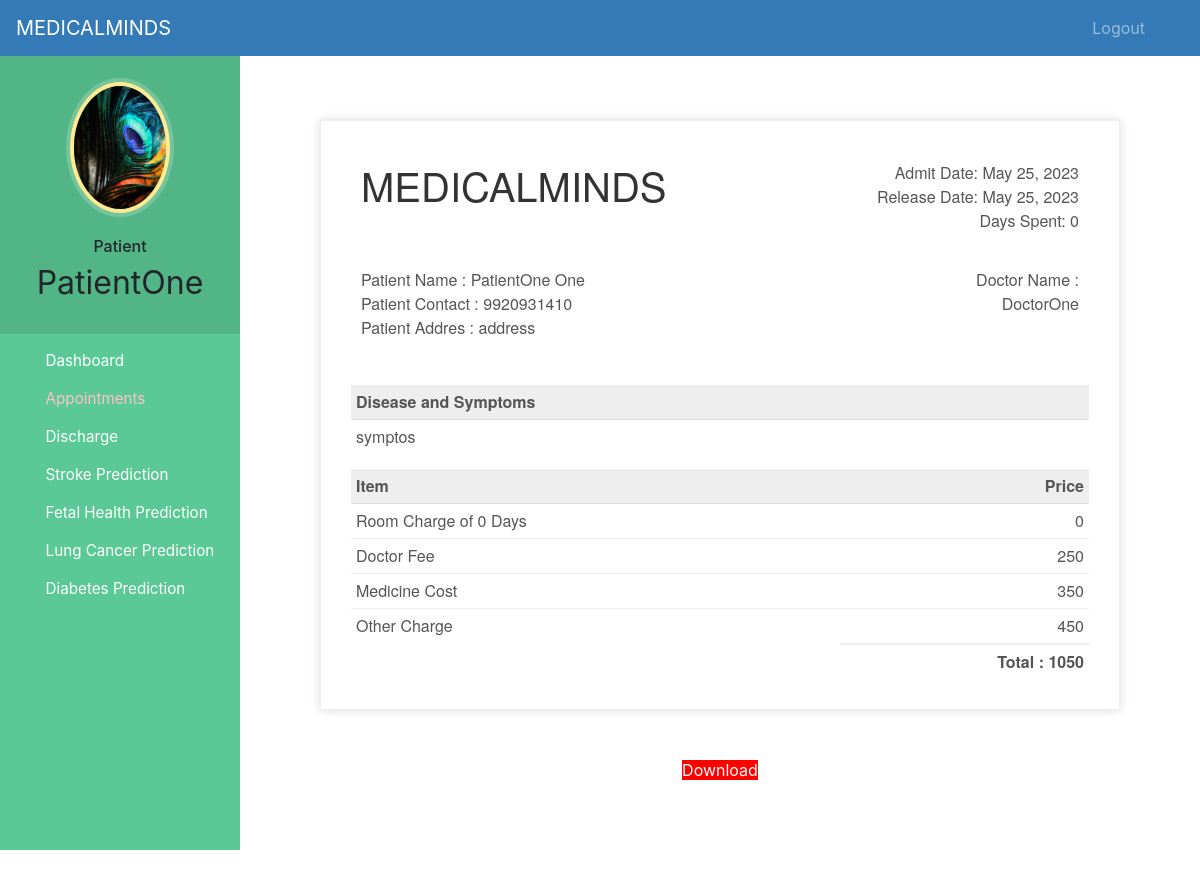
The app's page /patient-discharge (signed in) with its own data.
### hospital/models.py (models this page shows, shortened)
class Patient(models.Model):
    user=models.OneToOneField(User,on_delete=models.CASCADE)
    profile_pic= models.ImageField(upload_to='profile_pic/PatientProfilePic/',null=True,blank=True)
    address = models.CharField(max_length=40)
    mobile = models.CharField(max_length=20,null=False)
    symptoms = models.CharField(max_length=100,null=False)
    assignedDoctorId = models.PositiveIntegerField(null=True)
    admitDate=models.DateField(auto_now=True)
    status=models.BooleanField(default=False)
    @property
    def get_name(self):
        return self.user.first_name+" "+self.user.last_name
    def __str__(self):
        return self.user.first_name+" ("+self.symptoms+")"

class PatientDischargeDetails(models.Model):
    patientId=models.PositiveIntegerField(null=True)
    patientName=models.CharField(max_length=40)
    assignedDoctorName=models.CharField(max_length=40)
    address = models.CharField(max_length=40)
    mobile = models.CharField(max_length=20,null=True)
    symptoms = models.CharField(max_length=100,null=True)
    admitDate=models.DateField(null=False)
    releaseDate=models.DateField(null=False)
    daySpent=models.PositiveIntegerField(null=False)
    roomCharge=models.PositiveIntegerField(null=False)
    medicineCost=models.PositiveIntegerField(null=False)
    doctorFee=models.PositiveIntegerField(null=False)
    OtherCharge=models.PositiveIntegerField(null=False)
    total=models.PositiveIntegerField(null=False)

### hospital/views.py (the view)
# urls.py: path('patient-discharge', views.patient_discharge_view,name='patient-discharge'),
@login_required(login_url='patientlogin')
@user_passes_test(is_patient)
def patient_discharge_view(request):
    patient=models.Patient.objects.get(user_id=request.user.id) #for profile picture of patient in sidebar
    dischargeDetails=models.PatientDischargeDetails.objects.all().filter(patientId=patient.id).order_by('-id')[:1]
    patientDict=None
    if dischargeDetails:
        patientDict ={
        'is_discharged':True,
        'patient':patient,
        'patientId':patient.id,
        'patientName':patient.get_name,
        'assignedDoctorName':dischargeDetails[0].assignedDoctorName,
        'address':patient.address,
        'mobile':patient.mobile,
        'symptoms':patient.symptoms,
        'admitDate':patient.admitDate,
        'releaseDate':dischargeDetails[0].releaseDate,
        'daySpent':dischargeDetails[0].daySpent,
        'medicineCost':dischargeDetails[0].medicineCost,
        'roomCharge':dischargeDetails[0].roomCharge,
        'doctorFee':dischargeDetails[0].doctorFee,
        'OtherCharge':dischargeDetails[0].OtherCharge,
        'total':dischargeDetails[0].total,
        }
        print(patientDict)
    else:
        patientDict={
            'is_discharged':False,
            'patient':patient,
            'patientId':request.user.id,
        }
    return render(request,'hospital/patient_discharge.html',context=patientDict)

### hospital/views.py (called while the page is built)
def is_patient(user):
    return user.groups.filter(name='PATIENT').exists()

### templates/hospital/patient_discharge.html (shortened to what this page needs)
{% extends 'hospital/patient_base.html' %} {% load static %} {% block content %}
<head>
</head>
<br /><br /><br />
{%if is_discharged%}
<div class="invoice-box">
	<table cellpadding="0" cellspacing="0">
		<tr class="top">
			<td colspan="2">
				<table>
					<tr>
						<td class="title">
							<h1>MEDICALMINDS</h1>
						</td>
						<td>
							Admit Date: {{admitDate}}<br />
							Release Date: {{releaseDate}}<br />
							Days Spent: {{daySpent}}
						</td>
					</tr>
				</table>
			</td>
		</tr>
		<tr class="information">
			<td colspan="2">
				<table>
					<tr>
						<td>
							Patient Name : {{patientName}}<br />
							Patient Contact : {{mobile}}<br />
							Patient Addres : {{address}}<br />
						</td>
						<td>
							Doctor Name :<br />
							{{assignedDoctorName}}<br />
						</td>
					</tr>
				</table>
			</td>
		</tr>
		<tr class="heading">
			<td>Disease and Symptoms</td>
			<td></td>
		</tr>
		<tr class="details">
			<td>{{symptoms}}</td>
		</tr>
		<tr class="heading">
			<td>Item</td>
			<td>Price</td>
		</tr>
		<tr class="item">
			<td>Room Charge of {{daySpent}} Days</td>
			<td>{{roomCharge}}</td>
		</tr>
		<tr class="item">
			<td>Doctor Fee</td>
			<td>{{doctorFee}}</td>
		</tr>
		<tr class="item">
			<td>Medicine Cost</td>
			<td>{{medicineCost}}</td>
		</tr>
		<tr class="item last">
			<td>Other Charge</td>
			<td>{{OtherCharge}}</td>
		</tr>
		<tr class="total">
			<td></td>
			<td>Total : {{total}}</td>
		</tr>
	</table>
</div>
<br /><br />
<div class="download">
	<a
		style="background: red; width: 500px"
		href="{% url 'download-pdf' patientId  %}"
		>Download</a
	>
</div>
{% else %}
<h5 style="text-align: center">You Are Not Discharged By MEDICALMINDS !</h5>
<br /><br />
<h6 style="text-align: center">
	You Can Download Invoice after getting discharged.
</h6>
{% endif %}
<br /><br /><br /><br /><br /><br /><br /><br />
{% endblock content %}

### templates/hospital/patient_base.html (shortened to what this page needs)
<!DOCTYPE html>
{% load static %}
<html lang="en">
	<head>
		<link
			rel="stylesheet"
			href="https://stackpath.bootstrapcdn.com/bootstrap/4.3.1/css/bootstrap.min.css"
		/>
		<link
			rel="stylesheet"
			href="https://maxcdn.bootstrapcdn.com/font-awesome/4.7.0/css/font-awesome.min.css"
		/>
	</head>
	<body>
		<nav class="menu" tabindex="0">
			<header class="avatar">
				<img src="{% static patient.profile_pic.url %}" alt="Profile Pic" />
				<br /><br />
				<h6>Patient</h6>
				<h2>{{request.user.first_name}}</h2>
			</header>
			<ul>
				<li tabindex="0" class="icon-dashboard">
					<a
						style="color: white; text-decoration: none"
						href="/patient-dashboard"
						><span>Dashboard</span></a
					>
				</li>
				<li tabindex="0" class="icon-calendar">
					<a style="color: pink; text-decoration: none" href="/patient-appointment"><span>Appointments</span></a>
				</li>
				<li tabindex="0" class="icon-users">
					<a style="color: white; text-decoration: none" href="/patient-discharge"><span>Discharge</span></a>
				</li>
				<li tabindex="0" class="icon-users">
					<a style="color: white; text-decoration: none" href="/stroke-prediction"><span>Stroke Prediction</span></a>
				</li>
				<li tabindex="0" class="icon-users">
					<a style="color: white; text-decoration: none" href="/fetal-health-prediction"><span>Fetal Health Prediction</span></a>
				</li>
				<li tabindex="0" class="icon-users">
					<a style="color: white; text-decoration: none" href="/lung-cancer-prediction"><span>Lung Cancer Prediction</span></a>
				</li>
				<li tabindex="0" class="icon-users">
					<a style="color: white; text-decoration: none" href="/diabetes-prediction"><span>Diabetes Prediction</span></a>
				</li>
			</ul>
		</nav>
		<main>
			<div class="bs-example">
				<nav
					class="navbar navbar-expand-md navbar-dark fixed-top"
					style="background: #337ab7"
				>
					<a href="/patient-dashboard" class="navbar-brand">MEDICALMINDS</a>
					<div
						class="collapse navbar-collapse justify-content-between"
						id="navbarCollapse"
					>
						<div class="navbar-nav" style="margin-left: 90%">
							<a href="/logout" class="nav-item nav-link">Logout</a>
						</div>
					</div>
				</nav>
			</div>
			<br /><br />
			{% block content %} {% endblock content %}
		</main>
	</body>
</html>

### templates/hospital/patient_base.html (style rules this page uses)
a:link { text-decoration: none; }
a { color: white; }
body { padding-left: 240px; }
main { position: relative; height: 100vh; }
.menu { background: #5bc995; height: 100vh; width: 240px; position: fixed; top: 0px; left: 0; z-index: 5; outline: none; }
.menu .avatar { background: rgba(0, 0, 0, 0.1); padding: 2em 0.5em; text-align: center; }
.menu .avatar img { width: 100px; border-radius: 50%; overflow: hidden; border: 4px solid #ffea92; box-shadow: 0 0 0 4px rgba(255, 255, 255, 0.2); }
.menu .avatar h2 { font-weight: normal; margin-bottom: 0; }
.menu ul { list-style: none; padding: 0.5em 0; margin: 0; }
.menu ul li { padding: 0.5em 1em 0.5em 3em; font-size: 0.95em; font-weight: regular; background-repeat: no-repeat; background-position: left 15px center; background-size: auto 20px; transition: all 0.15s linear; cursor: pointer; }
.menu ul li.icon-dashboard { background-image: url("http://www.entypo.com/images//gauge.svg"); }
.menu ul li.icon-users { background-image: url("http://www.entypo.com/images//users.svg"); }
.menu ul li.icon-calendar { background-image: url("http://www.entypo.com/images//calendar.svg"); }

### templates/hospital/patient_discharge.html (style rules this page uses)
.invoice-box { max-width: 800px; margin: auto; padding: 30px; border: 1px solid #eee; box-shadow: 0 0 10px rgba(0, 0, 0, 0.15); font-size: 16px; line-height: 24px; font-family: "Helvetica Neue", "Helvetica", Helvetica, Arial, sans-serif; color: #555; }
.invoice-box table { width: 100%; line-height: inherit; text-align: left; }
.invoice-box table td { padding: 5px; vertical-align: top; }
.invoice-box table tr td:nth-child(2) { text-align: right; }
.invoice-box table tr.top table td { padding-bottom: 20px; }
.invoice-box table tr.top table td.title { font-size: 45px; line-height: 45px; color: #333; }
.invoice-box table tr.information table td { padding-bottom: 40px; }
.invoice-box table tr.heading td { background: #eee; border-bottom: 1px solid #ddd; font-weight: bold; }
.invoice-box table tr.details td { padding-bottom: 20px; }
.invoice-box table tr.item td { border-bottom: 1px solid #eee; }
.invoice-box table tr.item.last td { border-bottom: none; }
.invoice-box table tr.total td:nth-child(2) { border-top: 2px solid #eee; font-weight: bold; }
.menu { top: 50px; }
.download { text-align: center; display: block; }

### records on screen
Patient: profile_pic (picture), admitDate "May 25, 2023", mobile "9920931410", address "address", symptoms "symptos"
PatientDischargeDetails: releaseDate "May 25, 2023", patientName "PatientOne One", assignedDoctorName "DoctorOne"

### other values on screen
{{ request.user.first_name }} "PatientOne"
{{ daySpent }} "0"
{{ roomCharge }} "0"
{{ doctorFee }} "250"
{{ medicineCost }} "350"
{{ OtherCharge }} "450"
{{ total }} "1050"
